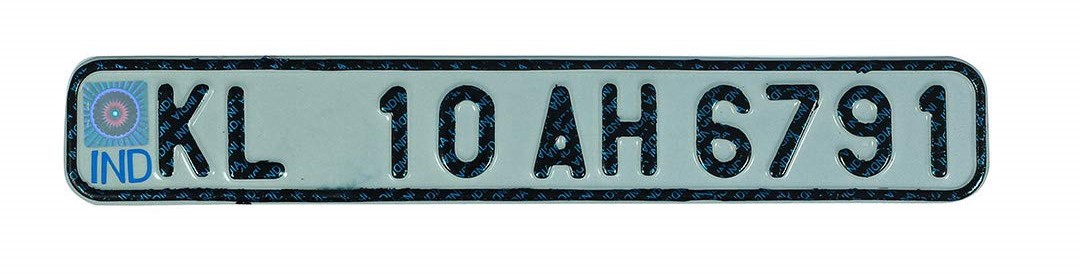
#> input picture plating.jpg, 1080 x 274 px, given in place of the camera
$ python testing.py
#> lines starting #> are read from the running program, lines starting #| are printed output that depends on the picture; after the words box and inside, x2 and y2 are one past the last pixel; in counts of white or black regions, pixels touching at a corner belong together
import cv2
import pytesseract
import pandas as pd
import os
import sys
import warnings
warnings.filterwarnings("ignore", category=DeprecationWarning)
warnings.simplefilter(action='ignore', category=FutureWarning)
from PIL import Image
import time

camera = cv2.VideoCapture(0)
#camera.set(cv2.CAP_PROP_FRAME_WIDTH, 1920)
#camera.set(cv2.CAP_PROP_FRAME_HEIGHT, 720)

pytesseract.pytesseract.tesseract_cmd = r'C:\Program Files (x86)\Tesseract-OCR\tesseract.exe'

plate_cascade = cv2.CascadeClassifier(cv2.data.haarcascades + 'haarcascade_russian_plate_number.xml')

df = pd.DataFrame(columns=['License Plate'])        #pandas dataframe creation

#print(df)

while True:
    ret, frame = camera.read()   #ret, frame =
#> frame is the input picture: shape (274, 1080, 3); mean B, G, R 197.6, 195.7, 184.9
    #frame = cv2.imread("plating.jpg")
    cv2.imshow("frame", frame)

    #frame = frame.resize((500, 500))
    #cv2.waitKey(0)
    gray = cv2.cvtColor(frame, cv2.COLOR_BGR2GRAY)
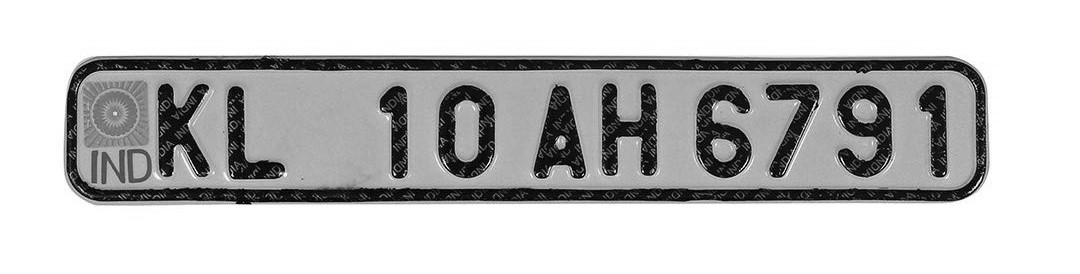
#> gray: shape (274, 1080); min 0, max 255, mean 192.7

    gray = cv2.bilateralFilter(gray, 11, 17, 17)
    cv2.imshow("2 - Bilateral Filter", gray)

    edged = cv2.Canny(gray, 170, 200)
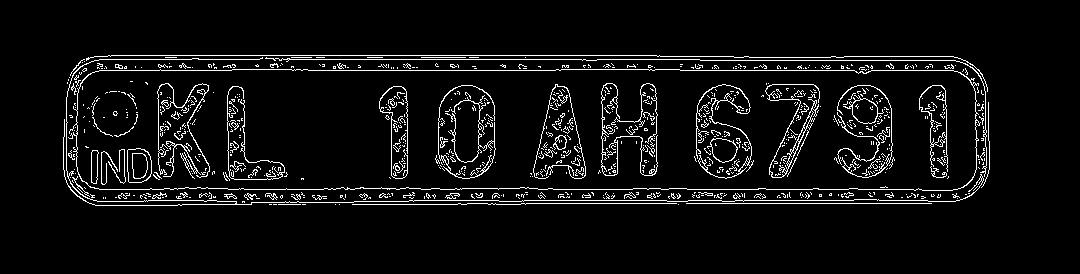
#> edged: shape (274, 1080); 5.7% white in thin lines or dots, all inside (x1, y1, x2, y2) = (63, 55, 990, 206)
    cv2.imshow("4 - Canny Edges", edged)

    gray = cv2.adaptiveThreshold(gray, 255, cv2.ADAPTIVE_THRESH_GAUSSIAN_C, cv2.THRESH_BINARY, 11, 2)
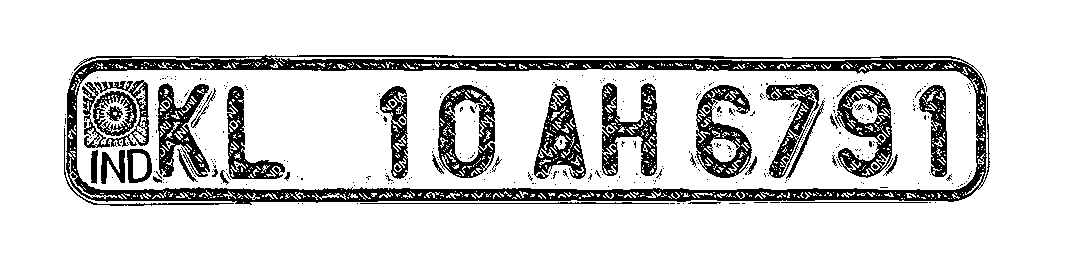
#> gray: shape (274, 1080); 84.2% white; 406 black regions (368 under 20 px), largest, box (x1, y1, x2, y2) and area: (66, 55, 990, 205) 20877, (602, 83, 657, 176) 2426, (438, 85, 495, 178) 2424

    plates = plate_cascade.detectMultiScale(gray, scaleFactor=1.2, minNeighbors=5)
#> plates = ()

    for (x, y, w, h) in plates:
        cv2.rectangle(edged, (x, y), (x + w, y + h), (0, 255, 0), 2)

        plate_img = gray[y:y + h, x:x + w]

        _, plate_img = cv2.threshold(plate_img, 0, 255, cv2.THRESH_BINARY + cv2.THRESH_OTSU)  #otsu thresholding method automatically
                                                                                              #finds the threshold value T

        kernel = cv2.getStructuringElement(cv2.MORPH_RECT, (3, 3))     #rectangular structuring element and size of the structuring element
        plate_img = cv2.dilate(plate_img, kernel, iterations=1)

        number_plate = pytesseract.image_to_string(plate_img, lang='eng', config='--oem 3 --psm 7')  #page segmentation mode = 11 char
                                                                                              #including space

        number_plate = number_plate.strip().replace(' ', '').replace('\n', '').replace('\r', '').replace('\t','').replace('|', '').replace('=', '').replace('-', '')


        number_plate="KL48L7987"
        raw_data = {'date': [time.asctime( time.localtime(time.time()) )], 'vehicle_number': [number_plate], 'way' : ["IN"]}

        df = pd.DataFrame(raw_data, columns = ['date', 'way'])
        df.to_csv('data.csv')


        if number_plate != '':
            df = df.append({'License Plate': number_plate}, ignore_index=True)

            cv2.imwrite(os.path.join('images', number_plate + '.jpg'), plate_img)


            print(number_plate)
            #cv2.imshow('plate image', plate_img)
            #cv2.imshow('final plate', number_plate)


            break
#> this loop made 0 passes


    #cv2.imshow('Frame', frame)
    #cv2.imshow('Gray', gray)


    if cv2.waitKey(1) & 0xFF == ord('q'):
#> (key q is pressed here)
        break

camera.release()
cv2.destroyAllWindows()

print(df)
#| Empty DataFrame
#| Columns: [License Plate]
#| Index: []


#try adaptive threshold method also finally....

#config='--oem 3 --psm 6 -c tessedit_char_whitelist = ABCDEFGHIJKLMNOPQRSTUVWXYZ0123456789')
